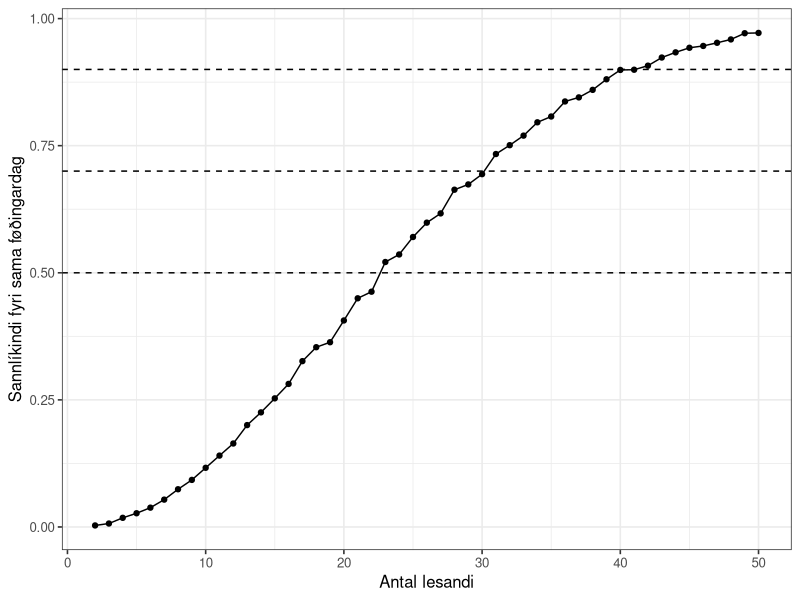
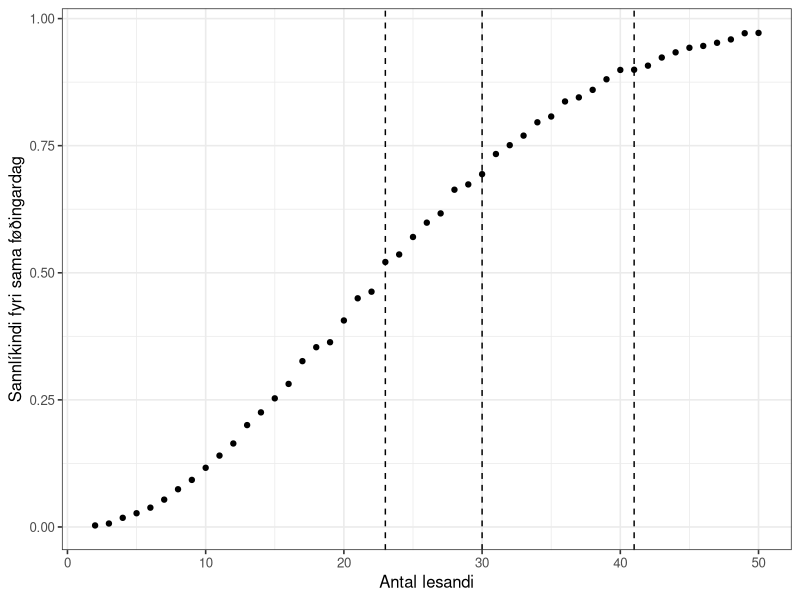
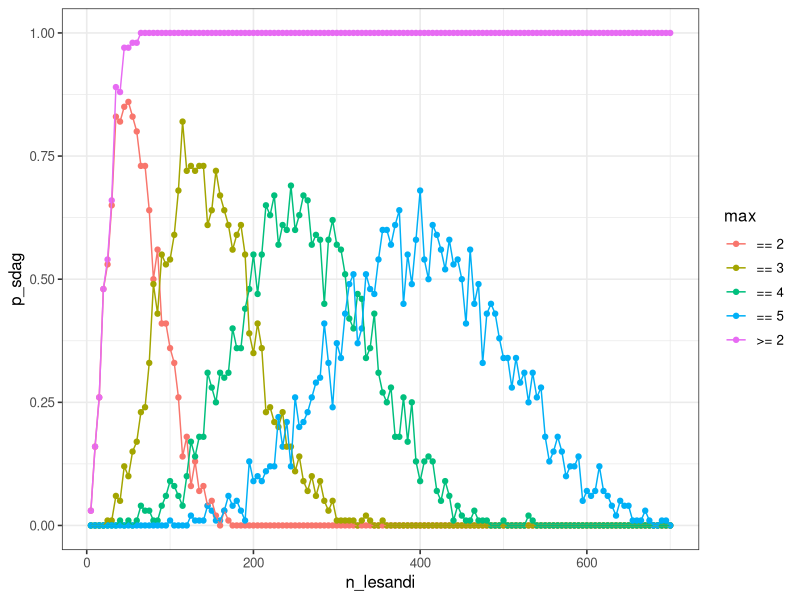
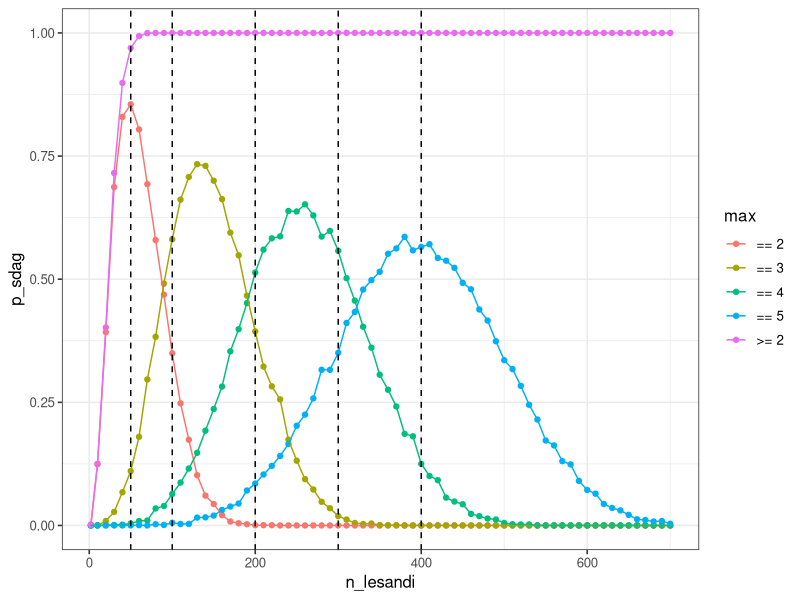
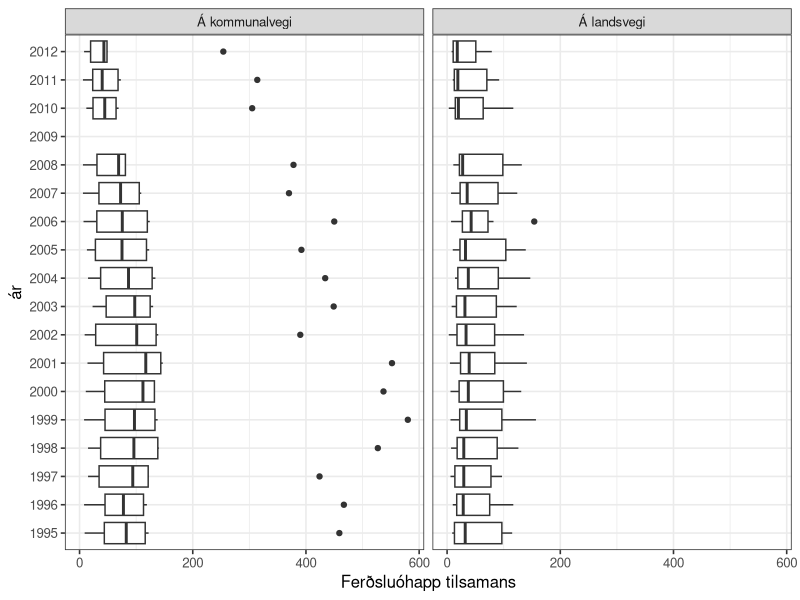
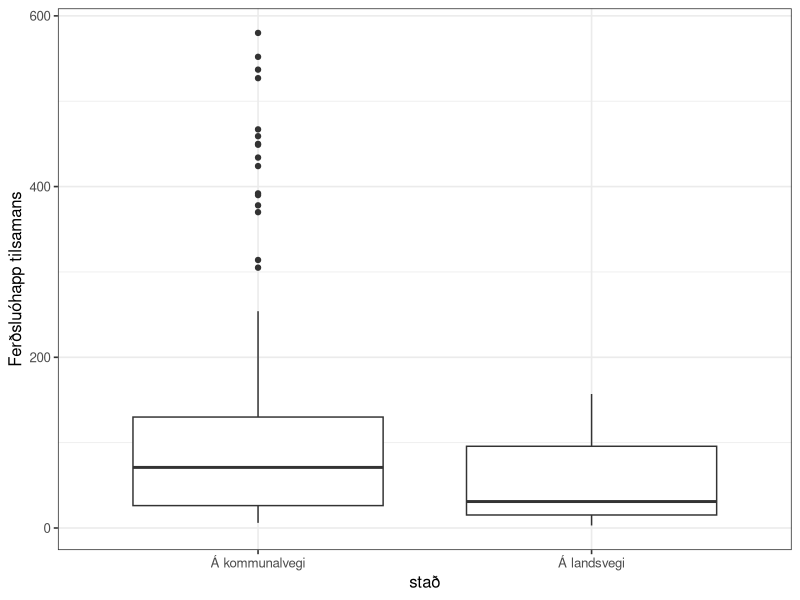
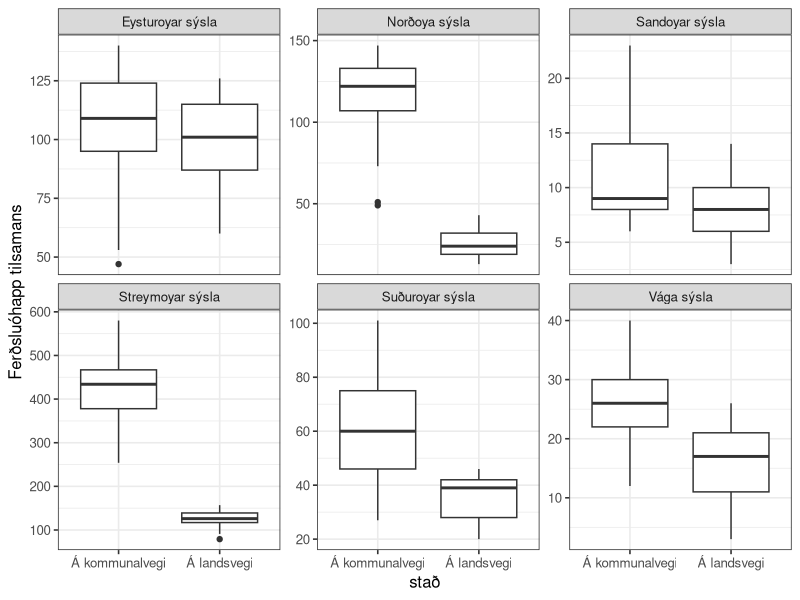
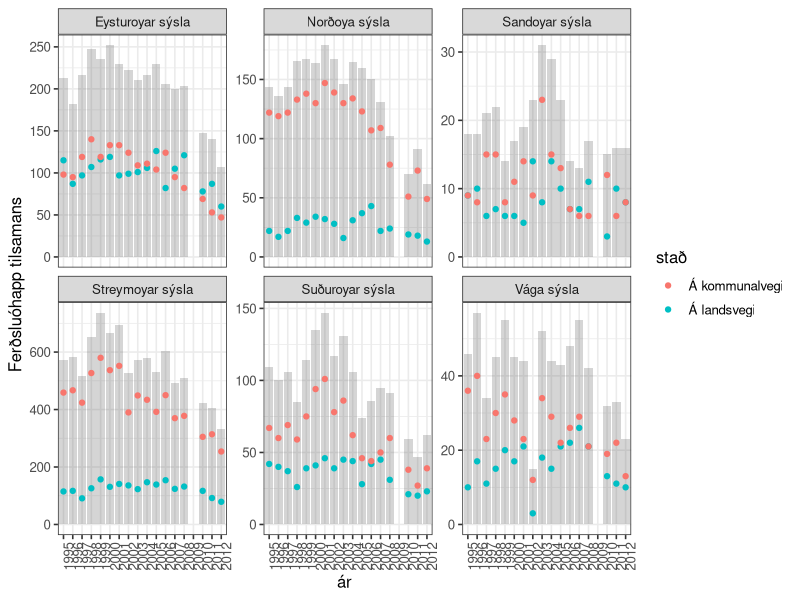

The R source for these figures, in order:
## ---- chunk 1
knitr::opts_chunk$set(echo = TRUE)

options(dplyr.summarise.inform = FALSE)
library(tidyverse)

# set theme used for plotting
theme_set(theme_bw(base_size = 12))

## ---- chunk 2
n_lesandi <- 2:10
roynd_nr <- 1:2

sama_fdag <- crossing(n_lesandi, roynd_nr)
sama_fdag
## ---- chunk 3
sama_fdag <- mutate(
  sama_fdag,
  fdag = map(n_lesandi, ~ sample(365, ., replace = TRUE)))

sama_fdag
## ---- chunk 4
str(sama_fdag$fdag)
## ---- chunk 5
sama_fdag <- mutate(sama_fdag, nakar_sdag = map_lgl(fdag, ~ any(duplicated(.x))))
sama_fdag

## ---- chunk 6
p_samadag <- sama_fdag %>%
  group_by(n_lesandi) %>%
  summarise(p_sdag = mean(nakar_sdag))

p_samadag
## ---- chunk 7

p_samadag <-
  crossing(n_lesandi = 2:10, roynd_nr = 1:2) %>%
  mutate(.,
    fdag = map(n_lesandi, ~sample(365, ., replace = TRUE))
  ) %>%
  mutate(., nakar_sdag = map_lgl(fdag, ~any(duplicated(.x)))) %>%
  group_by(n_lesandi) %>%
  summarize(p_sdag = mean(nakar_sdag))
  
p_samadag
## ---- chunk 8

n_lesandi <- 2:50

p_samadag <-
  crossing(n_lesandi, roynd_nr) %>%
  mutate(.,
    fdag = map(n_lesandi, ~sample(365, ., replace = TRUE))
  ) %>%
  mutate(., nakar_sdag = map_lgl(fdag, ~any(duplicated(.x)))) %>%
  group_by(n_lesandi) %>%
  summarize(p_sdag = mean(nakar_sdag))
  
p_samadag

## ---- chunk 9
roynd_nr <- 1:5000
p_samadag <-
  crossing(n_lesandi, roynd_nr) %>%
  mutate(.,
    fdag = map(n_lesandi, ~sample(365, ., replace = TRUE))
  ) %>%
  mutate(., nakar_sdag = map_lgl(fdag, ~any(duplicated(.x)))) %>%
  group_by(n_lesandi) %>%
  summarize(p_sdag = mean(nakar_sdag))
  
p_samadag
## ---- chunk 10
ggplot(p_samadag, aes(x = n_lesandi, y = p_sdag)) +
  geom_point() +
  geom_line() +
  xlab("Antal lesandi") +
  ylab("Sannlíkindi fyri sama føðingardag") +
  geom_hline(yintercept = c(0.5, 0.7, 0.9), linetype = "dashed")
## ---- chunk 11
p_samadag <- p_samadag %>%
  mutate(n_ymisk = map(n_lesandi, ~prod(365:(365 - . + 1))) %>% unlist,
         n_total = 365^n_lesandi,
         p_teori = 1 - (n_ymisk/n_total)
  )

p_samadag
## ---- chunk 12
p_samadag <- p_samadag %>% 
  mutate(p_bday = map_dbl(n_lesandi, ~pbirthday(., classes = 365, coincident = 2)))

p_samadag
## ---- chunk 13
ggplot(p_samadag, aes(x = n_lesandi, y = p_sdag)) +
  geom_point() +
  geom_vline(xintercept = qbirthday(prob = 0.5, classes = 365, coincident = 2), linetype = "dashed") +
  geom_vline(xintercept = qbirthday(prob = 0.7, classes = 365, coincident = 2), linetype = "dashed") +
  geom_vline(xintercept = qbirthday(prob = 0.9, classes = 365, coincident = 2), linetype = "dashed") +
  xlab("Antal lesandi") +
  ylab("Sannlíkindi fyri sama føðingardag")

## ---- chunk 14
qbirthday(prob = 0.5, classes = 365, coincident = 2)
qbirthday(prob = 0.7, classes = 365, coincident = 2)
qbirthday(prob = 0.9, classes = 365, coincident = 2)
## ---- chunk 15
n_lesandi_50 <- pbirthday(50, classes = 365, coincident = 2)
n_lesandi_50

n_lesandi_80 <- pbirthday(80, classes = 365, coincident = 2)
n_lesandi_80
## ---- chunk 16
n_lesandi = seq(5, 700, 5)
roynd_nr = 1:100

p_maxsdag <- NULL

p_maxsdag <- crossing(n_lesandi, roynd_nr) %>%
  mutate(
    fdag = map(n_lesandi, ~sample(365, ., replace = TRUE)),
    `>= 2` = map_int(fdag, ~any(duplicated(.x))),
    max_sdag = map_int(fdag, function(x) max(table(x))),
    `== 2` = max_sdag == 2,
    `== 3` = max_sdag == 3,
    `== 4` = max_sdag == 4,
    `== 5` = max_sdag == 5,
  )

p_maxsdag
## ---- chunk 17
p_maxsdag <- p_maxsdag %>%
  pivot_longer(cols=c(`>= 2`, `== 2`, `== 3`, `== 4`, `== 5`), names_to = 'max', values_to = 'sdag')

p_maxsdag
## ---- chunk 18


p_maxsdag <- p_maxsdag %>%
  group_by(n_lesandi, max) %>%
  summarize(p_sdag = mean(sdag))
p_maxsdag
## ---- chunk 19
ggplot(p_maxsdag, aes(x = n_lesandi, y = p_sdag, colour = max)) +
  geom_point() +
  geom_line()
## ---- chunk 20
n_lesandi = c(2, seq(10, 700, 10))
#n_lesandi = seq(5, 700, 5)
roynd_nr = 1:2000

p_maxsdag <- NULL

p_maxsdag <- crossing(n_lesandi, roynd_nr) %>%
  mutate(
    fdag = map(n_lesandi, ~sample(365, ., replace = TRUE)),
    `>= 2` = map_int(fdag, ~any(duplicated(.x))),
    max_sdag = map_int(fdag, function(x) max(table(x))),
    `== 2` = max_sdag == 2,
    `== 3` = max_sdag == 3,
    `== 4` = max_sdag == 4,
    `== 5` = max_sdag == 5,
  ) %>%
  pivot_longer(cols=c(`>= 2`, `== 2`, `== 3`, `== 4`, `== 5`), names_to = 'max', values_to = 'sdag') %>%
  group_by(n_lesandi, max) %>%
  summarize(p_sdag = mean(sdag))

p_maxsdag
## ---- chunk 21
ggplot(p_maxsdag, aes(x = n_lesandi, y = p_sdag, colour = max)) +
  geom_point() +
  geom_line() +
  geom_vline(xintercept = c(50, 100, 200, 300, 400), linetype = "dashed")
## ---- chunk 22
max_values <- NULL
for (v in c(50, 100, 200, 300, 400)) {
  n_lesandi_max <- NULL
  n_lesandi_max <-
    head(
      arrange(p_maxsdag %>%
        filter(n_lesandi == v) %>% filter(max != ">= 2"), desc(p_sdag)
      ),
    3) %>%
    mutate(nr = c(1, 2, 3))
  max_values <- rbind(max_values, n_lesandi_max)
}

max_values
## ---- chunk 23
ferdslu_ohapp <- read_csv("ferdslu_ohapp.csv")
ferdslu_ohapp
## ---- chunk 24
ferdslu_ohapp <- read_csv("ferdslu_ohapp.csv", skip = 1, na = "..")
ferdslu_ohapp
## ---- chunk 25
ferdslu_ohapp <- ferdslu_ohapp %>%
  mutate(across(everything(), ~ str_replace(., "-", "0")))
ferdslu_ohapp
## ---- chunk 26
ferdslu_ohapp <- pivot_longer(ferdslu_ohapp, cols = '1995':'2012',
                   names_to = "ár", values_to = "n", values_transform = list(n = as.integer))

ferdslu_ohapp

#ferdslu_ohapp$n <- as.integer(ferdslu_ohapp$n)

## ---- chunk 27

ferdslu_ohapp <- pivot_wider(ferdslu_ohapp, names_from = slag, values_from = n)


ferdslu_ohapp
## ---- chunk 28

ggplot(ferdslu_ohapp) +
  geom_boxplot(aes(x = `Ferðsluóhapp tilsamans`, y = ár), na.rm = TRUE) +
  facet_wrap(~stað)

## ---- chunk 29
df <- ferdslu_ohapp %>%
  filter(`Ferðsluóhapp tilsamans` > 150) 
df
## ---- chunk 30

ggplot(data = ferdslu_ohapp) +
  geom_boxplot(aes(x = stað, y = `Ferðsluóhapp tilsamans`), na.rm = TRUE)

## ---- chunk 31

ggplot(data = ferdslu_ohapp) +
  geom_boxplot(aes(x = stað, y = `Ferðsluóhapp tilsamans`), na.rm = TRUE) +
  facet_wrap(~sýsla, scales = "free_y")

## ---- chunk 32

ggplot(ferdslu_ohapp) +
  geom_bar(aes(x = ár, y = `Ferðsluóhapp tilsamans`), alpha = 0.25, stat = "Identity", na.rm = TRUE) +
  geom_point(aes(x = ár, y = `Ferðsluóhapp tilsamans`, colour = stað), na.rm = TRUE) +
  facet_wrap(~sýsla, scales = "free_y") +
  theme(axis.text.x = element_text(angle = 90))

## ---- chunk 33
ggplot(ferdslu_ohapp, aes(x = `Skadd fólk`, y = `ár`)) +
  geom_boxplot(na.rm = TRUE) +
  facet_wrap(~ `stað`)

## ---- chunk 34
ggplot(ferdslu_ohapp, aes(x = `stað`, y = `Skadd fólk`)) +
  geom_boxplot(na.rm = TRUE)
## ---- chunk 35
ggplot(ferdslu_ohapp, aes(x = `stað`, y = `Skadd fólk`)) +
  geom_boxplot(na.rm = TRUE) +
  facet_wrap(~ `sýsla`, scales = "free_y")
## ---- chunk 36
ggplot(ferdslu_ohapp, aes(x = `stað`, y = `Skadd fólk` / `Ferðsluóhapp tilsamans`)) +
  geom_boxplot(na.rm = TRUE) +
  facet_wrap(~ `sýsla`, scales = "free_y")
## ---- chunk 37
ggplot(ferdslu_ohapp) +
  geom_boxplot(aes(x = `Skadd fólk`/`Ferðsluóhapp tilsamans`, y = `stað`), color = "red", na.rm = TRUE) +
  geom_violin(aes(x = `Skadd fólk`/`Ferðsluóhapp tilsamans`, y = `stað`), alpha = 0.25, na.rm = TRUE) +
  geom_boxplot(aes(x = `Skadd fólk` / `Ferðsluóhapp tilsamans`, y = `sýsla`), color = "blue", na.rm = TRUE) +
  geom_violin(aes(x = `Skadd fólk` / `Ferðsluóhapp tilsamans`, y = `sýsla`), alpha = 0.25, na.rm = TRUE)
## ---- chunk 38
ophapp_yvirlit <- ferdslu_ohapp %>% 
  filter(`ár` != "2009") %>%
  group_by(`stað`) %>%
  summarise(
    n = n(),
    n_ohapp = sum(`Ferðsluóhapp tilsamans`),
    n_skadd = sum(`Skadd fólk`),
    p_skadd = n_skadd / n_ohapp
  )

ophapp_yvirlit
## ---- chunk 39
t.test(ophapp_yvirlit$p_skadd, conf.level = .95)$conf.int
## ---- chunk 40

## ---- chunk 41
`stað_1` <- ophapp_yvirlit %>% filter(`stað` == "Á kommunalvegi")
prop.test(x = 10, n = `stað_1`$n, p = `stað_1`$p_skadd)

`stað_2` <- ophapp_yvirlit %>% filter(`stað` == "Á landsvegi")
prop.test(x = 10, n = `stað_2`$n, p = `stað_2`$p_skadd)
## ---- chunk 42
landsvegi_ar <- ferdslu_ohapp %>% 
  filter(`ár` == 1998, `stað` == "Á landsvegi") %>%
  group_by(stað, ár, sýsla) %>%
  summarise(
    n_ohapp = sum(`Ferðsluóhapp tilsamans`),
    n_skadd = sum(`Skadd fólk`)
  )

landsvegi_ar
## ---- chunk 43
n_ohapp <- landsvegi_ar$n_ohapp
p <- 626/5285 # p_skadd

ndata <- NULL
tdata <- NULL
for (n in n_ohapp) {
  size = n
  mu <- n*p
  sd <- sqrt(n*p*(1-p))
  
  tb_data <- NULL
  tb_data <- tibble(x = seq(0, 25, 0.01),
                    y = dnorm(x, mu, sd),
                    n_ohapp = n)
  ndata <- rbind(ndata, tb_data)
  
  tb_bino <- tibble(
  x = seq(0, 25, 1),
  y = dbinom(x, n, p),
  n_ohapp = n
  )
  tdata <- rbind(tdata, tb_bino)
}

ggplot(ndata, aes(x,y)) +
  geom_area(data=filter(ndata,
                        x <= 10),
            fill = "lightblue") +
  geom_area(data=filter(ndata,
                        x >= 20),
            aes(x = x, y = y),
            fill = "lightblue") +
  scale_x_continuous(breaks = seq(0, 25, 5)) +
  scale_y_continuous(breaks = seq(0, 0.4, 0.1)) +
  geom_line() +
  geom_point(data=tdata, aes(x, y)) +
  facet_wrap(~ n_ohapp)
## ---- chunk 44
sysla_yvirlit <- ferdslu_ohapp %>%
  filter(`ár` != 2009) %>%
  group_by(`sýsla`) %>%
  summarise(
    n_ohapp = sum(`Ferðsluóhapp tilsamans`),
    n_skadd = sum(`Skadd fólk`),
    n_oskadd = n_ohapp - n_skadd 
  )
sysla_yvirlit
## ---- chunk 45
skadd_oskadd <- sysla_yvirlit %>%
  group_by(n_skadd, n_oskadd) %>%
  summarise()

skadd_oskadd
## ---- chunk 46
chisq.test(skadd_oskadd)
## ---- chunk 47
